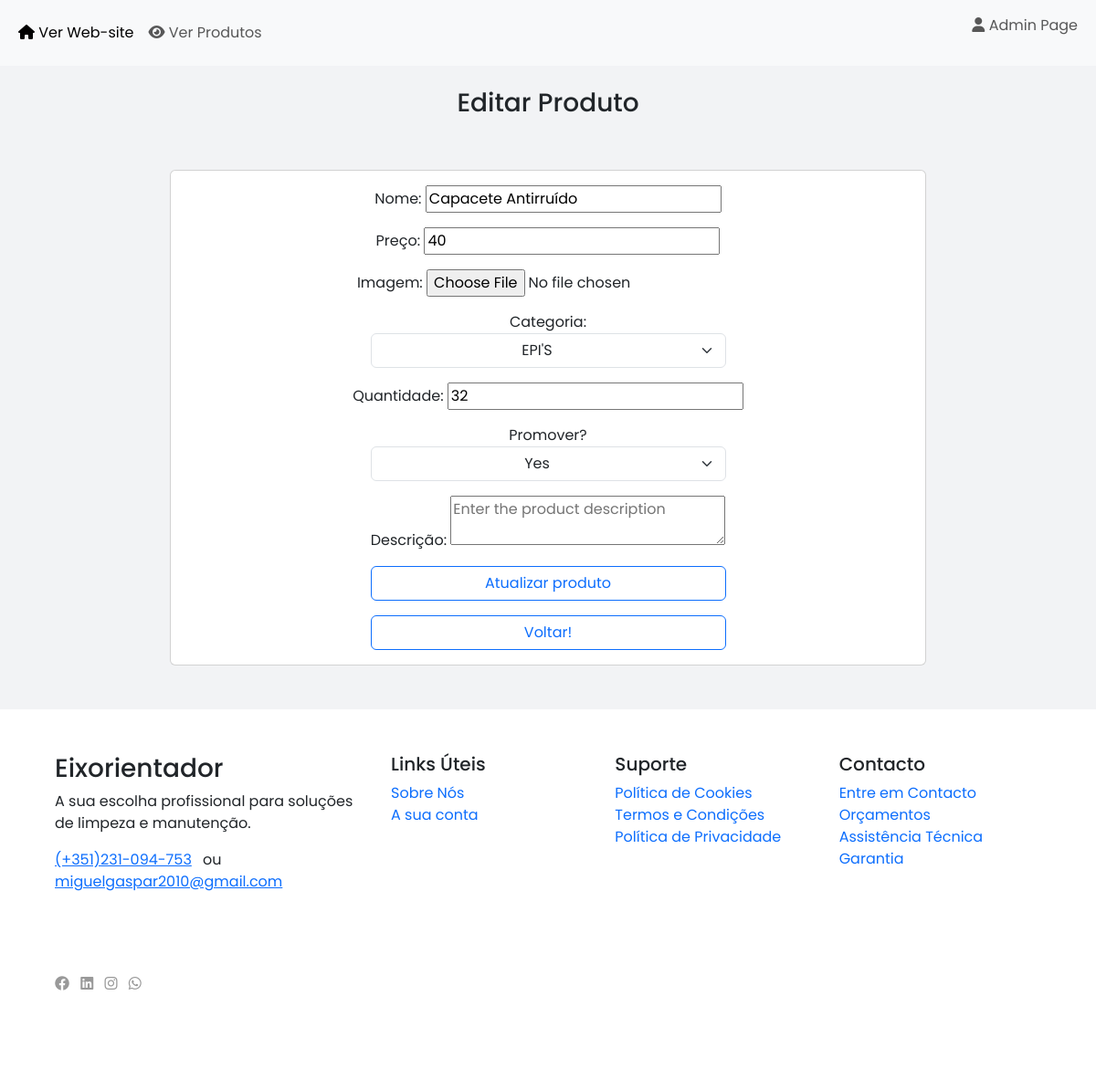
/crud/update.php?edit=29, run on the app's committed database.
### tables this page shows
CREATE TABLE `products` (
  `IDP` int(11) NOT NULL,
  `name` varchar(255) NOT NULL,
  `IDCAT` int(11) NOT NULL,
  `price` float NOT NULL,
  `thumb` varchar(255) NOT NULL,
  `description` varchar(255) NOT NULL,
  `quantity` int(11) NOT NULL,
  `promote` tinyint(1) NOT NULL,
  `discount` int(11) NOT NULL
);

CREATE TABLE `category` (
  `IDCAT` int(11) NOT NULL,
  `name` varchar(255) NOT NULL,
  `image` varchar(255) NOT NULL
);

### crud/update.php (the view, shortened to what this page needs)
<?php
include('../auth/db_conn.php');
$id = $_GET['edit'];
?>
<!DOCTYPE html>
<html lang="pt">
<head>
    <link rel="stylesheet" type="text/css" href="../vendor/bootstrap-5.3.2-dist/css/bootstrap.min.css">
    <link rel="stylesheet" type="text/css" href="../vendor/fontawesome-free-6.4.2-web/css/all.css">
    <link rel="stylesheet" type="text/css" href="../css/css.php">
</head>
<body>
    <header>
        <nav class="navbar navbar-expand-lg navbar-light bg-light">
            <div class="container-fluid">
                <div class="collapse navbar-collapse" id="navbarNav">
                    <ul class="navbar-nav">
                        <li class="nav-item">
                            <a class="nav-link active" href="../index.php"><i class="fas fa-home"></i> Ver Web-site</a>
                        </li>
                        <li class="nav-item ">
                            <a class="nav-link " href="admin_page.php" role="button">
                                <i class="fa-solid fa-eye"></i> Ver Produtos
                            </a>
                        </li>
                    </ul>
                    <ul class="navbar-nav ms-auto">
                        <li class="nav-item">
                            <p class="nav-link " href="#" role="button" data-bs-toggle="dropdown" aria-expanded="false">
                                <i class="fas fa-user"></i> Admin Page
                            </p>
                        </li>
                    </ul>
                </div>
            </div>
        </nav>
    </header>
    <h3 class="text-center mt-4">Editar Produto</h3>
    <div class="container-fluid p-5 d-flex justify-content-center">
        <?php
        $select = mysqli_query($mysqli, "SELECT * FROM products WHERE IDP = '$id'");
        while ($row = mysqli_fetch_assoc($select)) {
            ?>
            <form class=" card  d-flex text-center flex-column w-75" action="<?php $_SERVER['PHP_SELF'] ?>" method="post"
                enctype="multipart/form-data">
                <div class="card-body">
                    <div class="row g-3 justify-content-center ">
                        <div class="col-sm-7">
                            <span>Nome: </span>
                            <input type="text" class="box" name="product_name" value="<?php echo $row['name']; ?>"
                                placeholder="enter the product name">
                        </div>
                        <div class="col-sm-7">
                            <span>Preço: </span>
                            <input type="number" min="0" class="box" name="product_price"
                                value="<?php echo $row['price']; ?>" placeholder="enter the product price">
                        </div>
                        <div class="col-sm-7 ">
                            <span>Imagem: </span>
                            <input type="file" class="box " name="product_image" accept="image/png, image/jpeg, image/jpg">
                        </div>
                        <div class="col-sm-6">
                            <span>Categoria: </span>
                            <select class="form-select text-center" name="product_category">
                                <?php
                                $categoriesQuery = mysqli_query($mysqli, "SELECT * FROM category");
                                while ($category = mysqli_fetch_assoc($categoriesQuery)) {
                                    ?>
                                    <option value="<?php echo $category['IDCAT']; ?>" <?php echo ($row['IDCAT'] == $category['IDCAT']) ? 'selected' : ''; ?>>
                                        <?php echo $category['name']; ?>
                                    </option>
                                    <?php
                                }
                                ?>
                            </select>
                        </div>
                        <div class="col-sm-7">
                            <span>Quantidade: </span>
                            <input type="number" min="0" class="box" name="product_quantity"
                                value="<?php echo $row['quantity']; ?>" placeholder="Enter the product quantity">
                        </div>
                        <div class="col-sm-6">
                            <span>Promover? </span>
                            <select class="form-select text-center" name="promote">
                                <option value="1" <?php echo ($row['promote'] == 1) ? 'selected' : ''; ?>>Yes</option>
                            </select>
                        </div>
                        <div class="col-sm-7">
                            <span>Descrição: </span>
                            <textarea class="box" name="product_description"
                                placeholder="Enter the product description"><?php echo $row['description']; ?></textarea>
                        </div>
                        <div class="d-flex flex-column w-50 gap-3">
                            <input type="submit" value="Atualizar produto" name="update_product"
                                class="btn btn-outline-primary">
                            <a href="admin_page.php" class="btn btn-outline-primary">Voltar!</a>
                        </div>
                    </div>
                </div>
            </form>
        <?php }
        ; ?>
    </div>
    <footer>
        <?php require_once("../includes/footer.php") ?>
    </footer>
</body>
</html>

### data on the page
products: product_name "Capacete Antirruído", product_price "40", product_category "EPI'S", product_quantity "32", promote "Yes"
